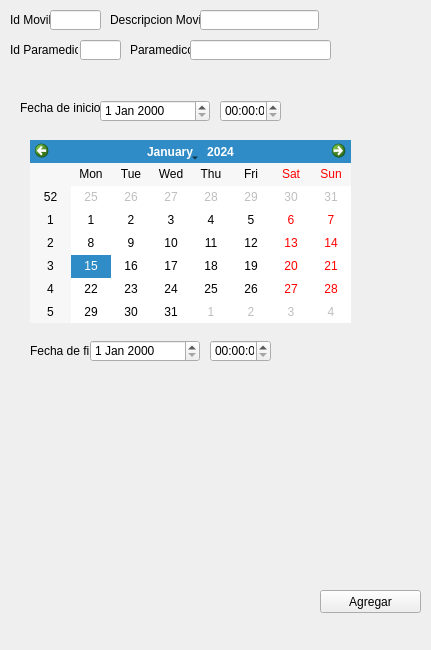
       <widget class="QWidget" name="alt_grd_fechas">
        <property name="enabled">
         <bool>true</bool>
        </property>
        <property name="geometry">
         <rect>
          <x>0</x>
          <y>0</y>
          <width>431</width>
          <height>650</height>
         </rect>
        </property>
        <attribute name="label">
         <string>Fechas</string>
        </attribute>
        <widget class="QCalendarWidget" name="adg_cal_1">
         <property name="geometry">
          <rect>
           <x>30</x>
           <y>140</y>
           <width>321</width>
           <height>183</height>
          </rect>
         </property>
        </widget>
        <widget class="QLabel" name="adg_lbl_8">
         <property name="geometry">
          <rect>
           <x>20</x>
           <y>100</y>
           <width>111</width>
           <height>16</height>
          </rect>
         </property>
         <property name="text">
          <string>Fecha de inicio:</string>
         </property>
        </widget>
        <widget class="QLabel" name="adg_lbl_10">
         <property name="geometry">
          <rect>
           <x>30</x>
           <y>340</y>
           <width>91</width>
           <height>21</height>
          </rect>
         </property>
         <property name="text">
          <string>Fecha de fin</string>
         </property>
        </widget>
        <widget class="QPushButton" name="adg_btn_addguardia">
         <property name="geometry">
          <rect>
           <x>320</x>
           <y>590</y>
           <width>101</width>
           <height>23</height>
          </rect>
         </property>
         <property name="text">
          <string>Agregar</string>
         </property>
        </widget>
        <widget class="QDateEdit" name="adg_fech_inicio">
         <property name="geometry">
          <rect>
           <x>100</x>
           <y>100</y>
           <width>110</width>
           <height>22</height>
          </rect>
         </property>
        </widget>
        <widget class="QTimeEdit" name="adg_hor_inicio">
         <property name="geometry">
          <rect>
           <x>220</x>
           <y>100</y>
           <width>61</width>
           <height>22</height>
          </rect>
         </property>
        </widget>
        <widget class="QDateEdit" name="adg_fech_fin">
         <property name="geometry">
          <rect>
           <x>90</x>
           <y>340</y>
           <width>110</width>
           <height>22</height>
          </rect>
         </property>
        </widget>
        <widget class="QTimeEdit" name="adg_hor_fin">
         <property name="geometry">
          <rect>
           <x>210</x>
           <y>340</y>
           <width>61</width>
           <height>22</height>
          </rect>
         </property>
        </widget>
        <widget class="QLabel" name="label_2">
         <property name="geometry">
          <rect>
           <x>10</x>
           <y>10</y>
           <width>68</width>
           <height>20</height>
          </rect>
         </property>
         <property name="text">
          <string>Id Movil</string>
         </property>
        </widget>
        <widget class="QLineEdit" name="adg_int_idmovil">
         <property name="geometry">
          <rect>
           <x>50</x>
           <y>10</y>
           <width>51</width>
           <height>20</height>
          </rect>
         </property>
        </widget>
        <widget class="QLabel" name="label_4">
         <property name="geometry">
          <rect>
           <x>110</x>
           <y>10</y>
           <width>95</width>
           <height>20</height>
          </rect>
         </property>
         <property name="text">
          <string>Descripcion Movil</string>
         </property>
        </widget>
        <widget class="QLineEdit" name="adg_txt_movil">
         <property name="geometry">
          <rect>
           <x>200</x>
           <y>10</y>
           <width>119</width>
           <height>20</height>
          </rect>
         </property>
        </widget>
        <widget class="QLabel" name="label_3">
         <property name="geometry">
          <rect>
           <x>10</x>
           <y>40</y>
           <width>68</width>
           <height>20</height>
          </rect>
         </property>
         <property name="text">
          <string>Id Paramedico</string>
         </property>
        </widget>
        <widget class="QLineEdit" name="adg_int_idparamedico">
         <property name="geometry">
          <rect>
           <x>80</x>
           <y>40</y>
           <width>41</width>
           <height>20</height>
          </rect>
         </property>
        </widget>
        <widget class="QLabel" name="label_5">
         <property name="geometry">
          <rect>
           <x>130</x>
           <y>40</y>
           <width>61</width>
           <height>20</height>
          </rect>
         </property>
         <property name="text">
          <string>Paramedico</string>
         </property>
        </widget>
        <widget class="QLineEdit" name="adg_txt_paramedico">
         <property name="geometry">
          <rect>
           <x>190</x>
           <y>40</y>
           <width>141</width>
           <height>20</height>
          </rect>
         </property>
        </widget>
       </widget>
